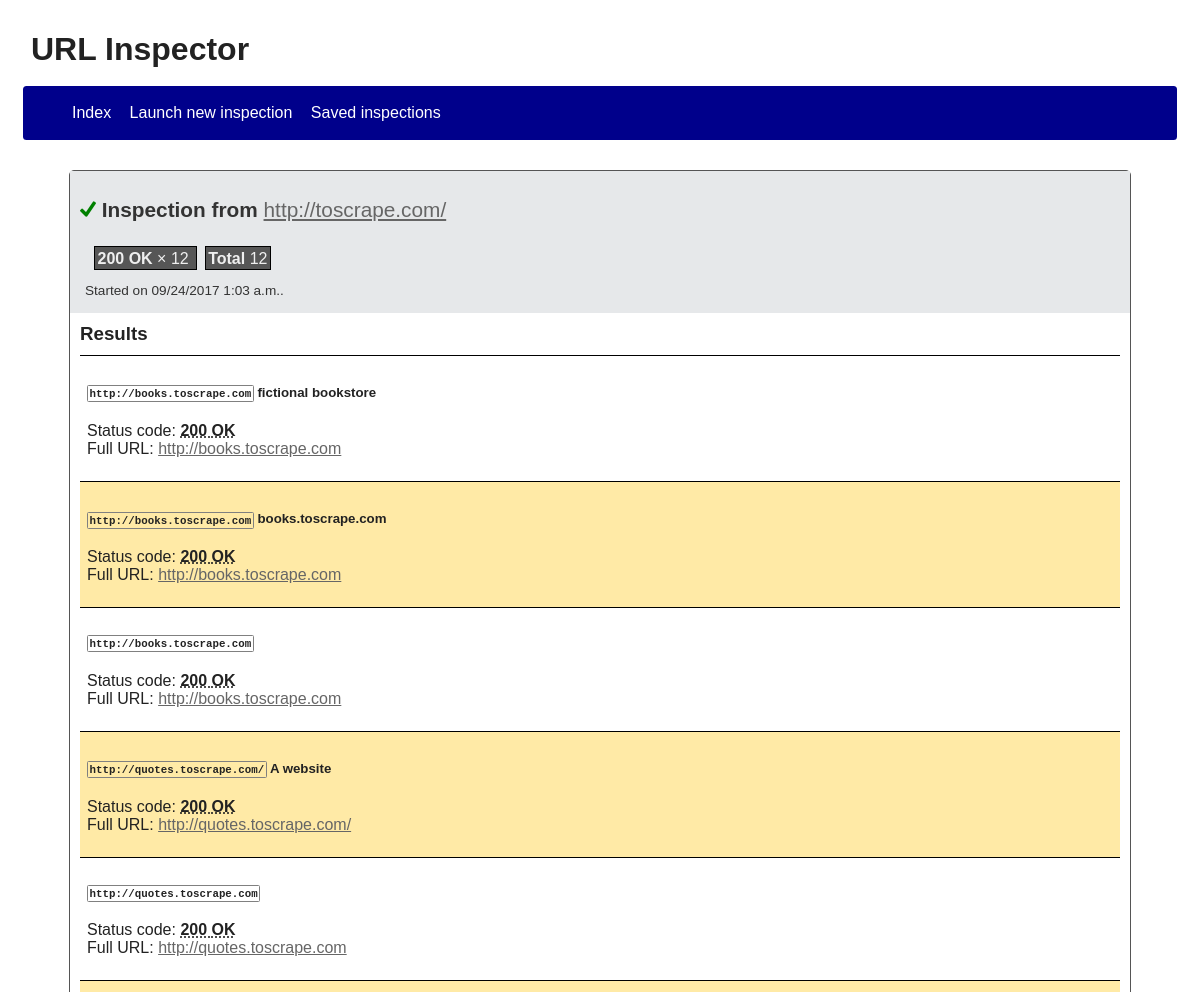
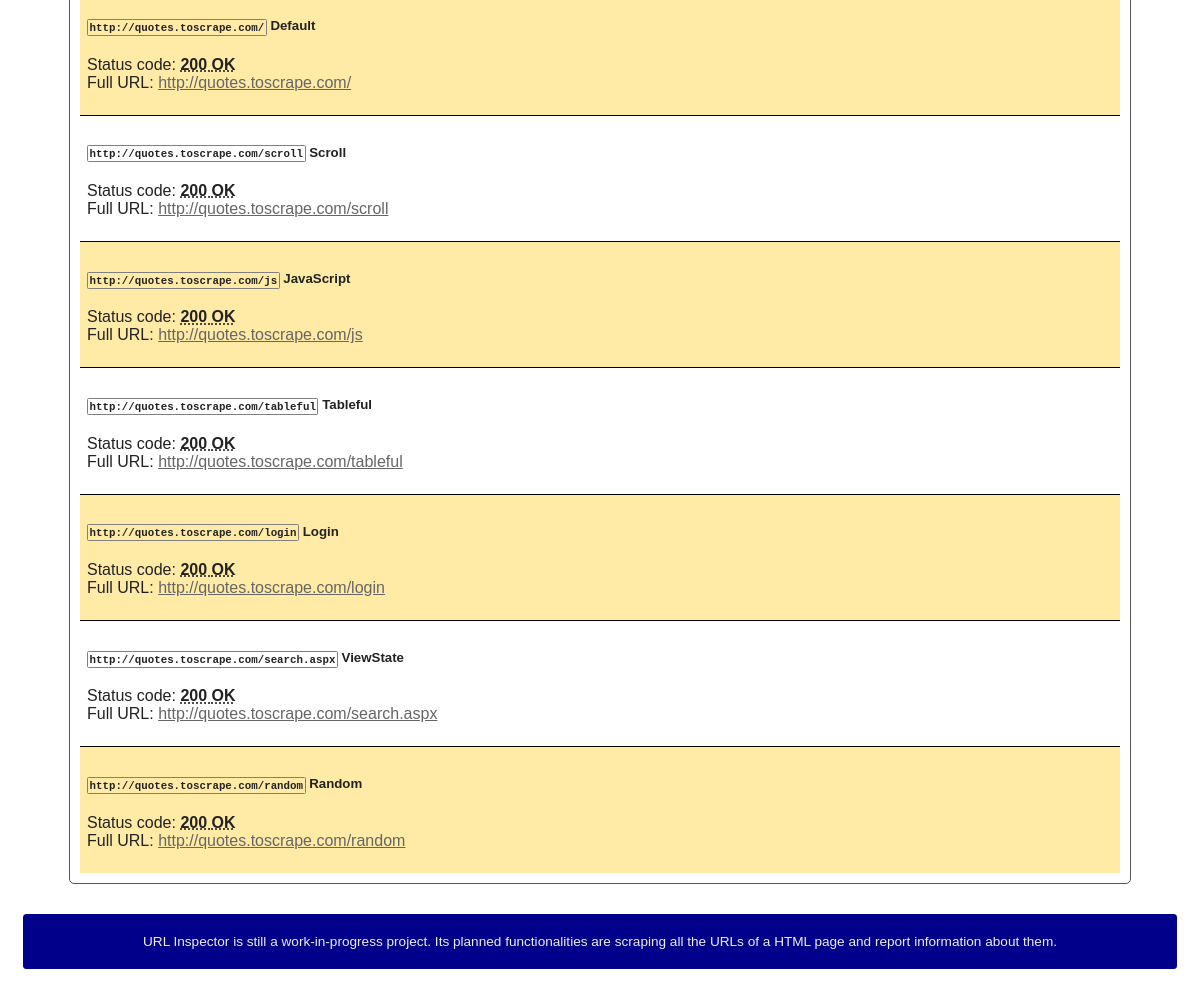
The app's page /inspection/70 with its own data (2 pictures, top to bottom).
### URLInspectorApp/models.py (models this page shows, shortened)
class Extraction(models.Model):
    STARTED = "started"
    TERMINATED = "terminated"
    CANCELLED = "cancelled"
    choices_status = (
        (STARTED, "Started"),
        (TERMINATED, "Terminated"),
        (CANCELLED, "Cancelled"),
    )
    url = models.URLField()
    start_date = models.DateTimeField(default=timezone.now)
    status = models.CharField(
        max_length=16,
        choices=choices_status,
        default=STARTED
    )
    @staticmethod
    def urlitems_occurrences(items):
        o = dict()
        for i in items:
            o[i.status_code] = 1 + o.get(i.status_code, 0)
        return o

class URLItem(models.Model):
    status_codes = [
        (c.value, c.phrase) for c in http.HTTPStatus
    ]
    str_max_length = 50
    extraction = models.ForeignKey(Extraction, on_delete=models.CASCADE)
    name = models.CharField(max_length=256)
    url = models.URLField()
    absolute_url = models.URLField()
    status_code = models.PositiveSmallIntegerField(choices=status_codes)

### URLInspectorApp/views.py (the view)
# urls.py: url(r"^inspection/(?P<pk>\d+)", views.InspectionView.as_view(), name="inspection"),
class InspectionView(DetailView, GlobalContextMixin):
    template_name = template_root + "/inspection.html"
    context_object_name = "extraction"
    model = Extraction
    def get_context_data(self, **kwargs):
        super_context = super(InspectionView, self).get_context_data(**kwargs)
        super_context["items"] = super_context["extraction"].urlitem_set.all()
        super_context["occurrences"] = Extraction.urlitems_occurrences(super_context["items"])
        return super_context

### URLInspectorApp/templatetags/ui_utils.py (called while the page is built)
@register.filter()
@stringfilter
def http_code_phrase(code):
    if code.isdigit():
        try:
            return HTTPStatus(int(code)).phrase
        except ValueError:
            pass
    return ""

@register.filter("http_code_desc")
@stringfilter
def http_code_description(code):
    if code.isdigit():
        try:
            return HTTPStatus(int(code)).description
        except ValueError:
            pass
    return ""

@register.filter()
@stringfilter
def truncate_chars_middle(text, limit, sep="..."):
    if not text or limit < 0:
        return ""
    length = len(text)
    if length < limit:
        return text
    else:
        first_half = ceil(limit / 2)
        second_half = length - floor(limit / 2)
        return text[:first_half] + sep + text[second_half:]

### URLInspectorApp/views.py (called while the page is built)
    def get_context_data(self, **kwargs):
        super_context = super(GlobalContextMixin, self).get_context_data(**kwargs)
        context = self.global_context.copy()
        context.update(super_context)
        return context

### URLInspectorApp/templates/url_inspector/inspection.html (shortened to what this page needs)
{% extends "url_inspector/base.html" %}
{% load static %}
{% load ui_utils %}
{% block head %}
    <link type="text/css" rel="stylesheet" href="{% static 'url_inspector/style_inspection.css' %}">
{% endblock %}
{% block content %}
    <section id="inspection-heading">
        <h2>
            <img
                width="16px" height="16px"
                {% with suffix=extraction.status|add:'.png' %}
                    src="{% static 'url_inspector/status_'|add:suffix %}"
                {% endwith %}
            >
            Inspection from
            <a
               href="{{ extraction.url }}"
               style="font-weight: normal"
                >
               {{ extraction.url|truncate_chars_middle:length_url_max }}
            </a>
        </h2>
        {% if extraction.status == "terminated" %}
            {% if items %}
                <div class="tiles">
                    {% for code, occurrence in occurrences.items|dictsortreversed:1 %}
                        <span>
                            <b>{{ code }} {{ code|http_code_phrase }}</b>
                            × {{ occurrence }}
                        </span>
                    {% endfor %}
                    <span><b>Total</b> {{ items|length }}</span>
                </div>
            {% endif %}
        {% endif %}
        <footer>
            Started on {{ extraction.start_date|date:"SHORT_DATETIME_FORMAT" }}.
        </footer>
    </section>
    {% if extraction.status == "started" %}
        <p>
            This page will <b>reload every {{ inspection_refresh }} seconds</b> until the results are complete.<br>
            Please be patient and wait.
        </p>
        <img src="{% static 'url_inspector/loading.gif' %}" width='36px' height='36px'>
    {% elif extraction.status == "cancelled" %}
        <p>This inspection was interrupted while running. Please rerun it to collect new data.</p>
    {% elif extraction.status == "terminated" %}
        {% if items %}
            <h3>Results</h3>
            <section id="inspection-results">
                {% for item in items %}
                    <article>
                        <h5>
                            <code>{{ item.url }}</code>
                            {{ item.name }}
                        </h5>
                        <p>
                            Status code:
                            <abbr title="{{ item.status_code|http_code_desc }}">
                                <b>{{ item.status_code }} {{ item.status_code|http_code_phrase }}</b>
                            </abbr><br>
                            Full URL:
                            <a
                                href="{{ item.absolute_url }}"
                               >
                                {{ item.absolute_url|truncate_chars_middle:length_url_max }}
                            </a>
                        </p>
                    </article>
                {% endfor %}
            </section>
        {% else %}
            <p>No URLs were scraped in this inspection.</p>
        {% endif %}
    {% endif %}
{% endblock %}

### URLInspectorApp/static/url_inspector/style.css (style rules this page uses)
body { font-family: "Cantarell", "Liberation Sans"; color: #222; padding: 5px; }
body a { color: #666; }
main > * { margin: 10px; }
code { padding: 1.5px; border-radius: 1.5px; border: 1px solid gray; }

### URLInspectorApp/static/url_inspector/style_inspection.css (style rules this page uses)
section#inspection-heading { color: #333; background-color: #E6E8EA; margin: 0px; padding: 10px; }
section#inspection-heading > h2 { font-size: 130%; }
section#inspection-heading > footer { font-size: 85%; margin: 5px; }
section#inspection-results > article { padding: 7px; border-top: 1px solid black; }
section#inspection-results > article:nth-child(2n) { background-color: #FFEAA6; }
div.tiles { margin: inherit; padding: inherit; }
div.tiles > span { color: #EFEFEF; background-color: #565656; border: 1px solid black; padding: 2.5px; margin: 4px; }

### records on screen
Extraction: status (picture), url "http://toscrape.com/", start_date "09/24/2017 1:03 a.m."
URLItem: url "http://books.toscrape.com", name "fictional bookstore", status_code "200", status_code|http_code_phrase "OK", absolute_url "http://books.toscrape.com"
URLItem: url "http://books.toscrape.com", name "books.toscrape.com", status_code "200", status_code|http_code_phrase "OK", absolute_url "http://books.toscrape.com"
URLItem: url "http://books.toscrape.com", status_code "200", status_code|http_code_phrase "OK", absolute_url "http://books.toscrape.com"
URLItem: url "http://quotes.toscrape.com/", name "A website", status_code "200", status_code|http_code_phrase "OK", absolute_url "http://quotes.toscrape.com/"
URLItem: url "http://quotes.toscrape.com", status_code "200", status_code|http_code_phrase "OK", absolute_url "http://quotes.toscrape.com"
URLItem: url "http://quotes.toscrape.com/", name "Default", status_code "200", status_code|http_code_phrase "OK", absolute_url "http://quotes.toscrape.com/"
URLItem: url "http://quotes.toscrape.com/scroll", name "Scroll", status_code "200", status_code|http_code_phrase "OK", absolute_url "http://quotes.toscrape.com/scroll"
URLItem: url "http://quotes.toscrape.com/js", name "JavaScript", status_code "200", status_code|http_code_phrase "OK", absolute_url "http://quotes.toscrape.com/js"
URLItem: url "http://quotes.toscrape.com/tableful", name "Tableful", status_code "200", status_code|http_code_phrase "OK", absolute_url "http://quotes.toscrape.com/tableful"
URLItem: url "http://quotes.toscrape.com/login", name "Login", status_code "200", status_code|http_code_phrase "OK", absolute_url "http://quotes.toscrape.com/login"
URLItem: url "http://quotes.toscrape.com/search.aspx", name "ViewState", status_code "200", status_code|http_code_phrase "OK", absolute_url "http://quotes.toscrape.com/search.aspx"
URLItem: url "http://quotes.toscrape.com/random", name "Random", status_code "200", status_code|http_code_phrase "OK", absolute_url "http://quotes.toscrape.com/random"

### other values on screen
{{ code }} "200"
{{ code|http_code_phrase }} "OK"
{{ occurrence }} "12"
{{ items|length }} "12"
